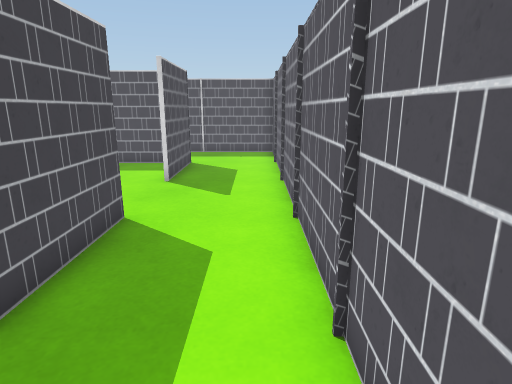
view 1 (above)

18 first-person views from a walk through a scene from a Unity 3-D project. The camera is 1.2 m above the floor, tilts 14° down and sees 75° across. The floor is counted in squares, 0.5 m on a side. Each view is taken from the middle of a square. On the plan, view 1 faces up. The plan holds only what a view shows up to about 20 squares ahead; the rest is blank. The player character is not drawn.

view 2
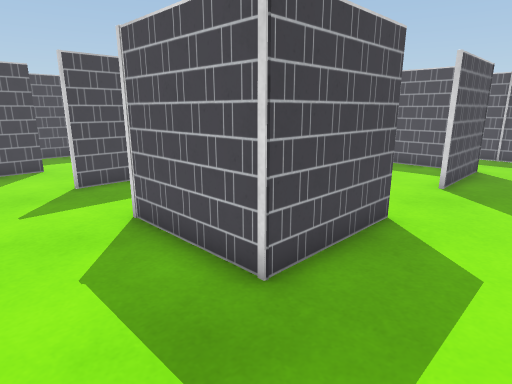

view 3
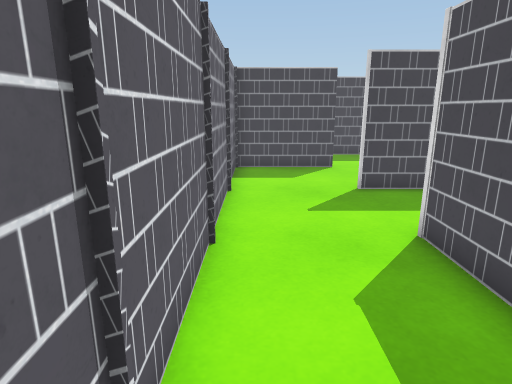

view 4
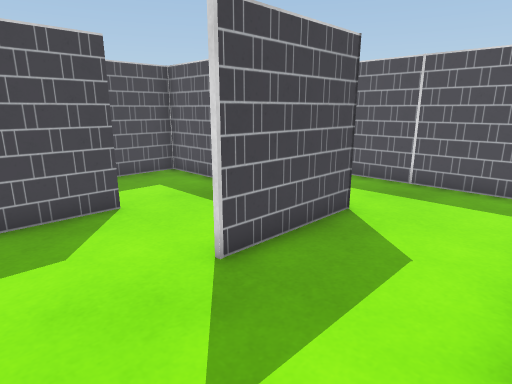

view 5
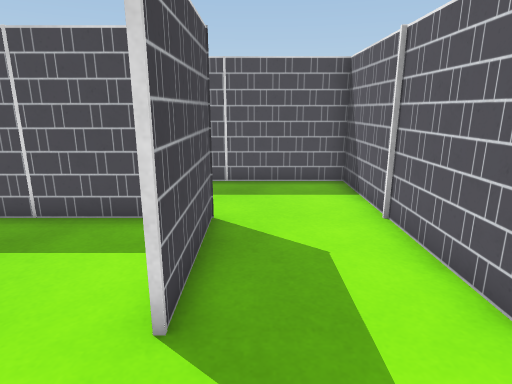

view 6
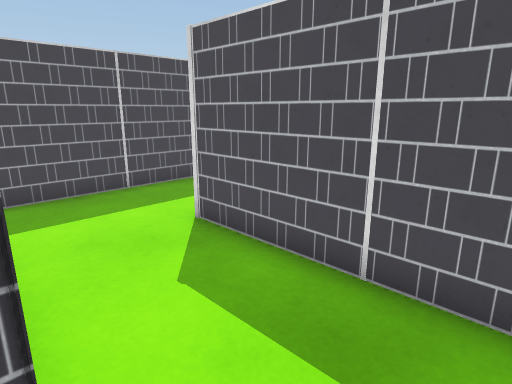

view 7
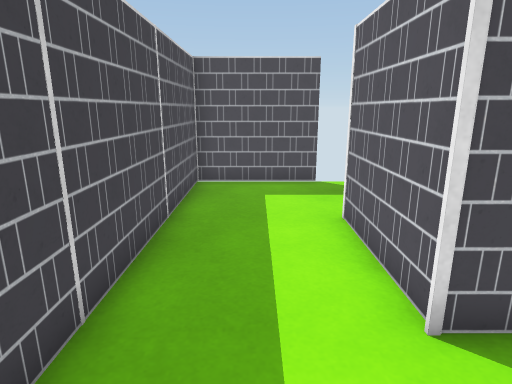

view 8
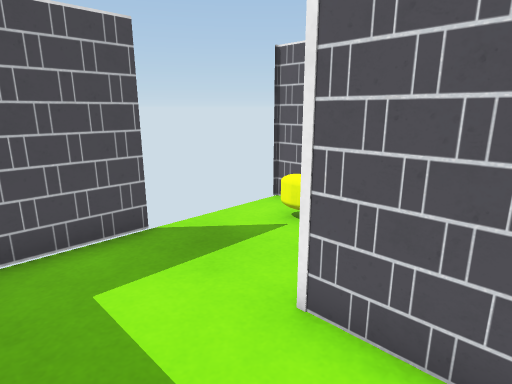

view 9
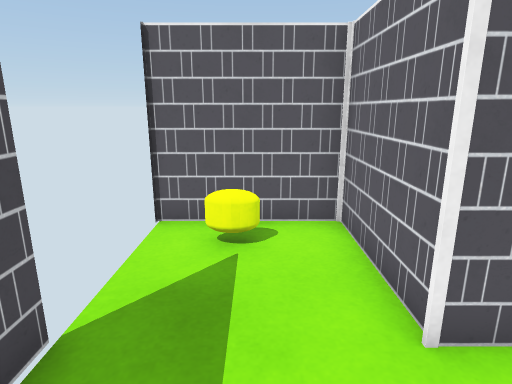

view 10
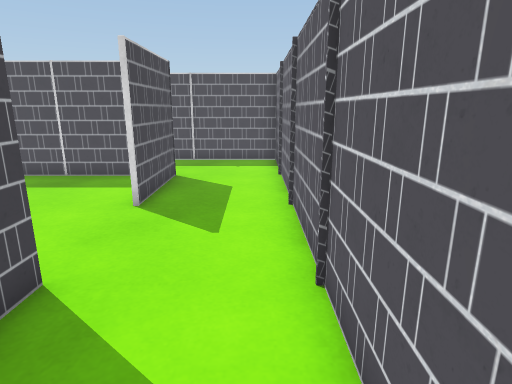

view 11
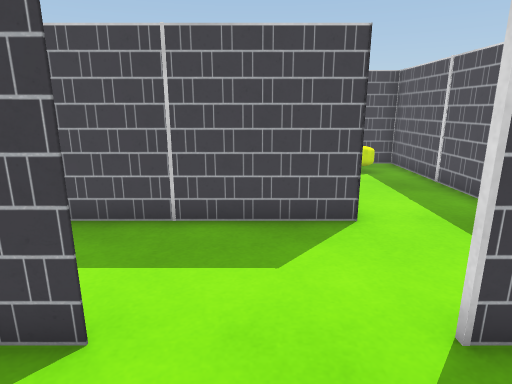

view 12
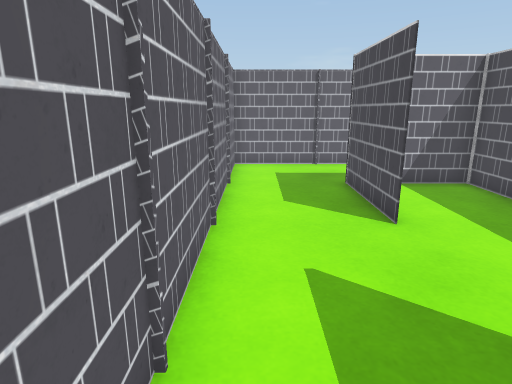

view 13
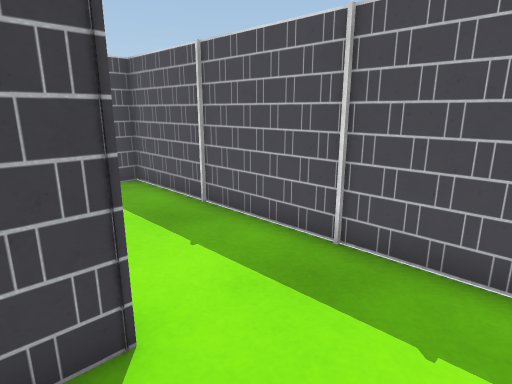

view 14
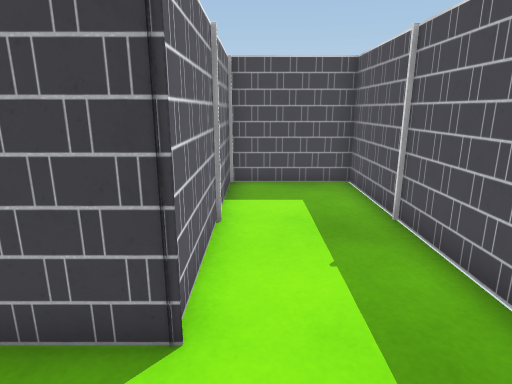

view 15
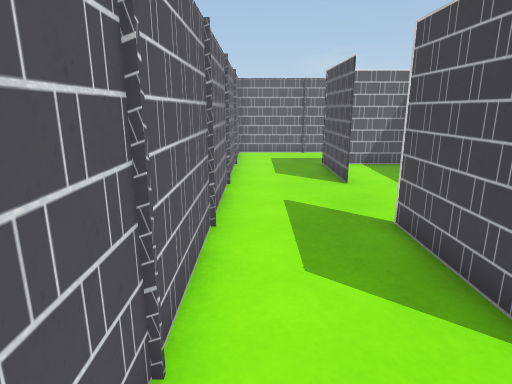

view 16
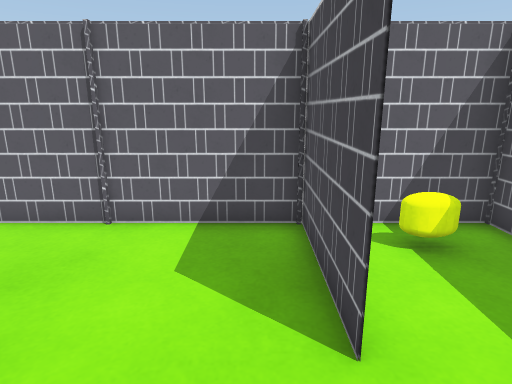

view 17
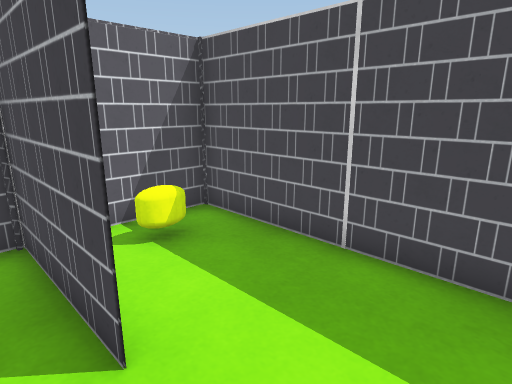

view 18
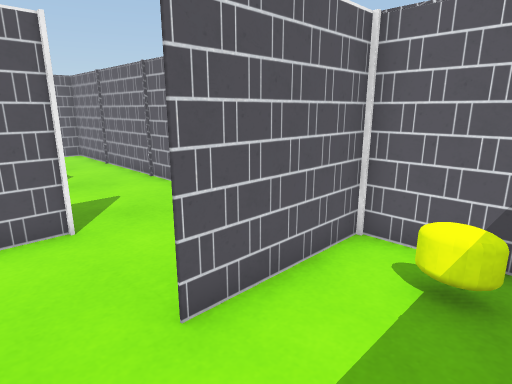

### Floor plan
Points are (right, up) in squares from view 1. A wall is a line through its corners. A room is listed if a view was taken in it or the views show most of it. See-through windows are left out.
Room 1 (views 1, 2, 3, 4, 5, 6, 7, 8, 9, 10, 11, 12, 13, 14, 15)
walls: (-11, 7.2) (-11, 3.1); (-3, 7.2) (-3, 3.2) (-7.1, 3.2); (-11, 15.1) (-11, 19.2) (-11, 15); (-7, 3.5) (-7, 11.2) (-15, 11.2) (-15, 15.1) (-3, 15.1) (-3, 11.1); (-11.5, -0.9) (1, -0.9) (1, 19.2) (-11, 19.2); (-14.9, 19.2) (-19, 19.2) (-19, 7)
ways out: opening at (-11, 1.5) to room 2; opening at (-3, 9.5) to room 4; gap at (-15, 19)
objects: capsule (-12, 17)
Room 2 (views 16, 17)
walls: (-11, 3.1) (-11, 4.4); (-15, 3.2) (-15, -0.9) (-11.5, -0.9); (-12.5, 7.2) (-14.5, 7.2)
ways out: opening at (-11, 1.5) to room 1; opening at (-15, 5) to room 3
Room 3 (view 18)
walls: (-19, 7) (-19, -0.9) (-15, -0.9) (-15, 3.2); (-14.5, 7.2) (-19, 7.2)
ways out: opening at (-15, 5) to room 2
objects: capsule (-17, 0)
Room 4 (no view inside)
walls: (-7, 11.2) (-7, 3.2) (-2.9, 3.2); (-4.1, 15.1) (-15, 15.1) (-15, 13.8)
ways out: opening at (-3, 9.5) to room 1
objects: capsule (-13, 13)

Positions as (right, up) in squares from view 1, and headings:
1: (0, 0), facing up
2: (0, 0), facing up-left
3: (-1, 0), facing left
4: (-7, 0), facing up-left
5: (-10, 0), facing up
6: (-9, 7), facing up-left
7: (-17, 8), facing up
8: (-18, 13), facing up-right
9: (-18, 17), facing right
10: (0, 3), facing up
11: (0, 9), facing left
12: (0, 14), facing down
13: (0, 14), facing up-left
14: (0, 16), facing left
15: (0, 18), facing down
16: (-14, 6), facing down
17: (-14, 6), facing down-left
18: (-18, 5), facing down-right
